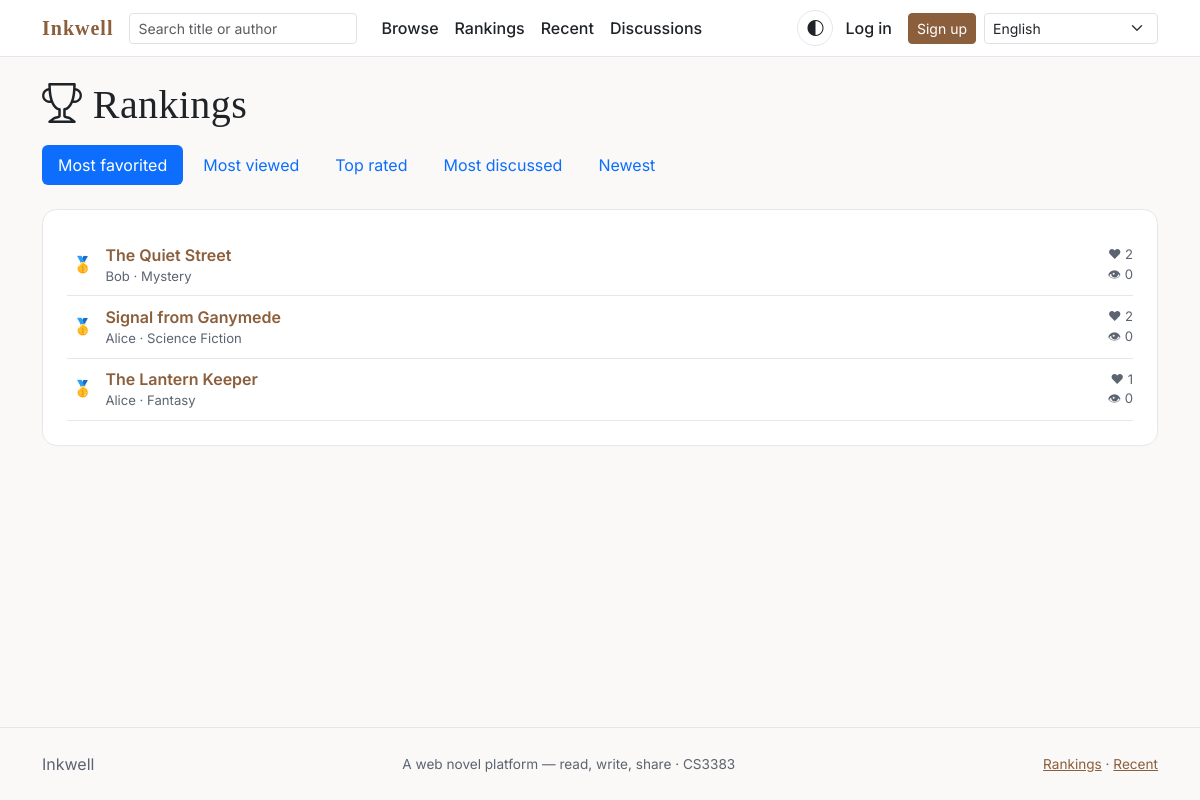
/rankings/, run on an earlier commit of the app's database.
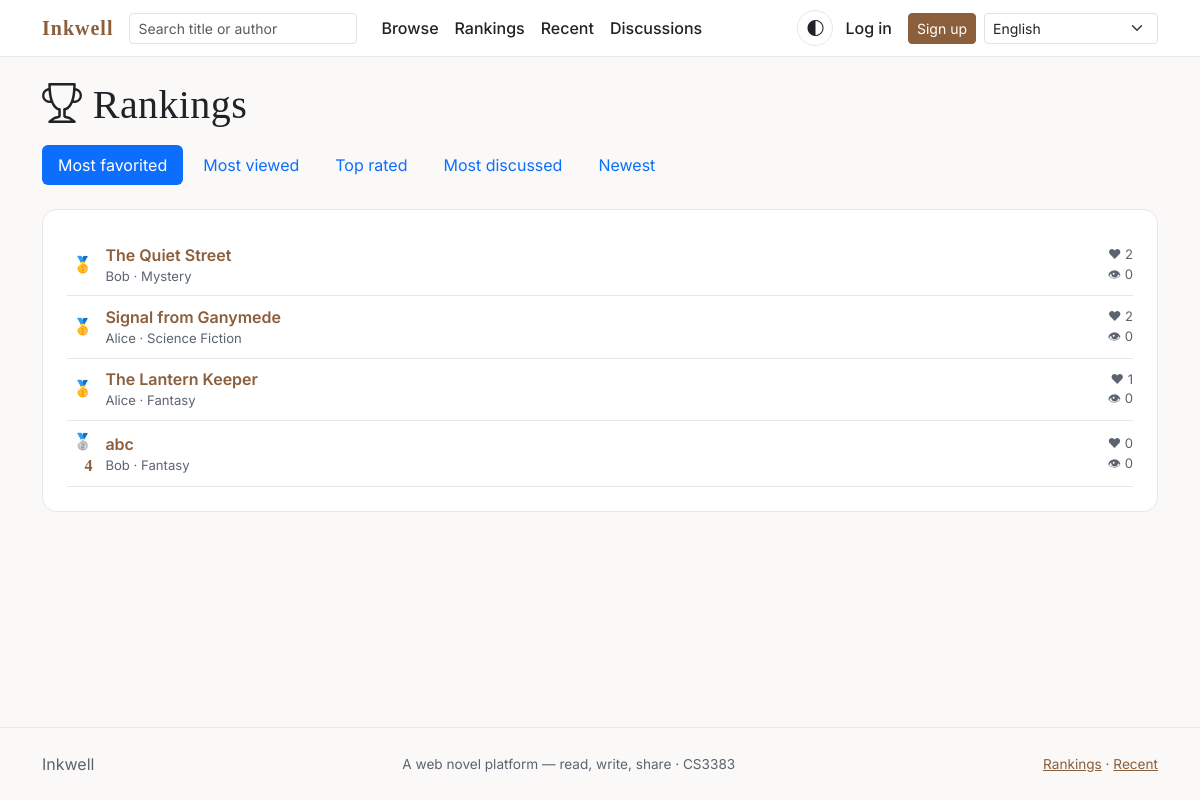
And on a later commit of the database.
### novels/models.py (models this page shows, shortened)
class Novel(models.Model):
    class Status(models.TextChoices):
        ONGOING = 'ongoing', _('Ongoing')
        COMPLETED = 'completed', _('Completed')
    author = models.ForeignKey(
        settings.AUTH_USER_MODEL,
        on_delete=models.CASCADE,
        related_name='novels',
        verbose_name=_('Author'),
    )
    category = models.ForeignKey(
        Category,
        on_delete=models.PROTECT,
        related_name='novels',
        verbose_name=_('Category'),
    )
    title = models.CharField(_('Title'), max_length=200)
    cover = models.ImageField(
        _('Cover'),
        upload_to='covers/',
        blank=True,
        null=True,
    )
    summary = models.TextField(_('Summary'), blank=True)
    status = models.CharField(
        _('Status'),
        max_length=20,
        choices=Status.choices,
        default=Status.ONGOING,
    )
    is_published = models.BooleanField(_('Published'), default=False)
    tags = models.ManyToManyField(
        Tag, blank=True, related_name='novels', verbose_name=_('Tags'))
    view_count = models.PositiveIntegerField(_('View count'), default=0)
    word_count = models.PositiveIntegerField(_('Word count'), default=0)
    created_at = models.DateTimeField(_('Created at'), auto_now_add=True)
    updated_at = models.DateTimeField(_('Updated at'), auto_now=True)
    objects = NovelQuerySet.as_manager()
    class Meta:
        verbose_name = _('Novel')
        verbose_name_plural = _('Novels')
        ordering = ['-updated_at']
        indexes = [
            models.Index(fields=['is_published', '-updated_at']),
        ]
    def get_absolute_url(self) -> str:
        from django.urls import reverse
        return reverse('novels:novel_detail', args=[self.pk])

class Category(models.Model):
    name = models.CharField(_('Name'), max_length=50, unique=True)
    class Meta:
        verbose_name = _('Category')
        verbose_name_plural = _('Categories')
        ordering = ['name']
    @property
    def label(self) -> str:
        return gettext(self.name)

### accounts/models.py (models this page shows, shortened)
class Profile(models.Model):
    user = models.OneToOneField(
        User,
        on_delete=models.CASCADE,
        related_name='profile',
    )
    nickname = models.CharField(_('Nickname'), max_length=50, blank=True)
    bio = models.TextField(_('Bio'), blank=True)
    avatar = models.ImageField(
        _('Avatar'),
        upload_to='avatars/',
        blank=True,
        null=True,
    )
    email_verified = models.BooleanField(_('Email verified'), default=False)
    created_at = models.DateTimeField(_('Created at'), auto_now_add=True)
    updated_at = models.DateTimeField(_('Updated at'), auto_now=True)
    class Meta:
        verbose_name = _('Profile')
        verbose_name_plural = _('Profiles')
    @property
    def display_name(self) -> str:
        return self.nickname or self.user.username

### novels/views.py (the view)
# urls.py: path('rankings/', views.ranking, name='ranking'),
def ranking(request):
    mode = request.GET.get('mode', 'popular')
    base = Novel.objects.published().select_related('author', 'category').annotate(
        favorite_count=Count('favorites', distinct=True),
        comment_count=Count('chapters__comments', distinct=True),
        avg_rating=Avg('ratings__score'),
    )
    mode_map = {
        'popular': ('-favorite_count', '-updated_at'),
        'views': ('-view_count', '-updated_at'),
        'rating': ('-avg_rating', '-updated_at'),
        'comments': ('-comment_count', '-updated_at'),
        'newest': ('-created_at',),
    }
    novels = base.order_by(*mode_map.get(mode, mode_map['popular']))[:50]
    context = {'novels': novels, 'mode': mode}
    return render(request, 'novels/ranking.html', context)

### novels/models.py (called while the page is built)
    def published(self):
        return self.filter(is_published=True)

### templates/novels/ranking.html (shortened to what this page needs)
{% extends "base.html" %}
{% load i18n %}
{% block content %}
<h1 class="mb-3"><i class="bi bi-trophy" aria-hidden="true"></i> {% trans "Rankings" %}</h1>
<ul class="nav nav-pills mb-4 gap-1 flex-wrap">
  <li class="nav-item"><a class="nav-link {% if mode == 'popular' %}active{% endif %}" href="?mode=popular">{% trans "Most favorited" %}</a></li>
  <li class="nav-item"><a class="nav-link {% if mode == 'views' %}active{% endif %}" href="?mode=views">{% trans "Most viewed" %}</a></li>
  <li class="nav-item"><a class="nav-link {% if mode == 'rating' %}active{% endif %}" href="?mode=rating">{% trans "Top rated" %}</a></li>
  <li class="nav-item"><a class="nav-link {% if mode == 'comments' %}active{% endif %}" href="?mode=comments">{% trans "Most discussed" %}</a></li>
  <li class="nav-item"><a class="nav-link {% if mode == 'newest' %}active{% endif %}" href="?mode=newest">{% trans "Newest" %}</a></li>
</ul>
<div class="surface-card p-3 p-md-4">
  {% for novel in novels %}
    <div class="rank-row">
      <span class="rank-no">
        {% if forloop.counter <= 3 %}🥇{% elif forloop.counter == 4 %}🥈{% elif forloop.counter == 5 %}🥉{% endif %}
        {% if forloop.counter > 3 %}{{ forloop.counter }}{% endif %}
      </span>
      <div class="flex-grow-1">
        <a href="{{ novel.get_absolute_url }}" class="text-decoration-none fw-semibold">{{ novel.title }}</a>
        <div class="meta-sm">{{ novel.author.profile.display_name }} · {{ novel.category.label }}</div>
      </div>
      <div class="meta-sm text-end d-none d-md-block">
        <div>❤ {{ novel.favorite_count }}</div>
        <div>👁 {{ novel.view_count }}</div>
      </div>
    </div>
  {% empty %}
    <div class="empty-state"><span class="emoji">🏆</span>{% trans "Nothing to rank yet." %}</div>
  {% endfor %}
</div>
{% endblock %}

What changed in the data, as far as the page shows it:
added Novel: title "abc", author.profile.display_name "Bob", category.label "Fantasy", favorite_count "0", view_count "0"
